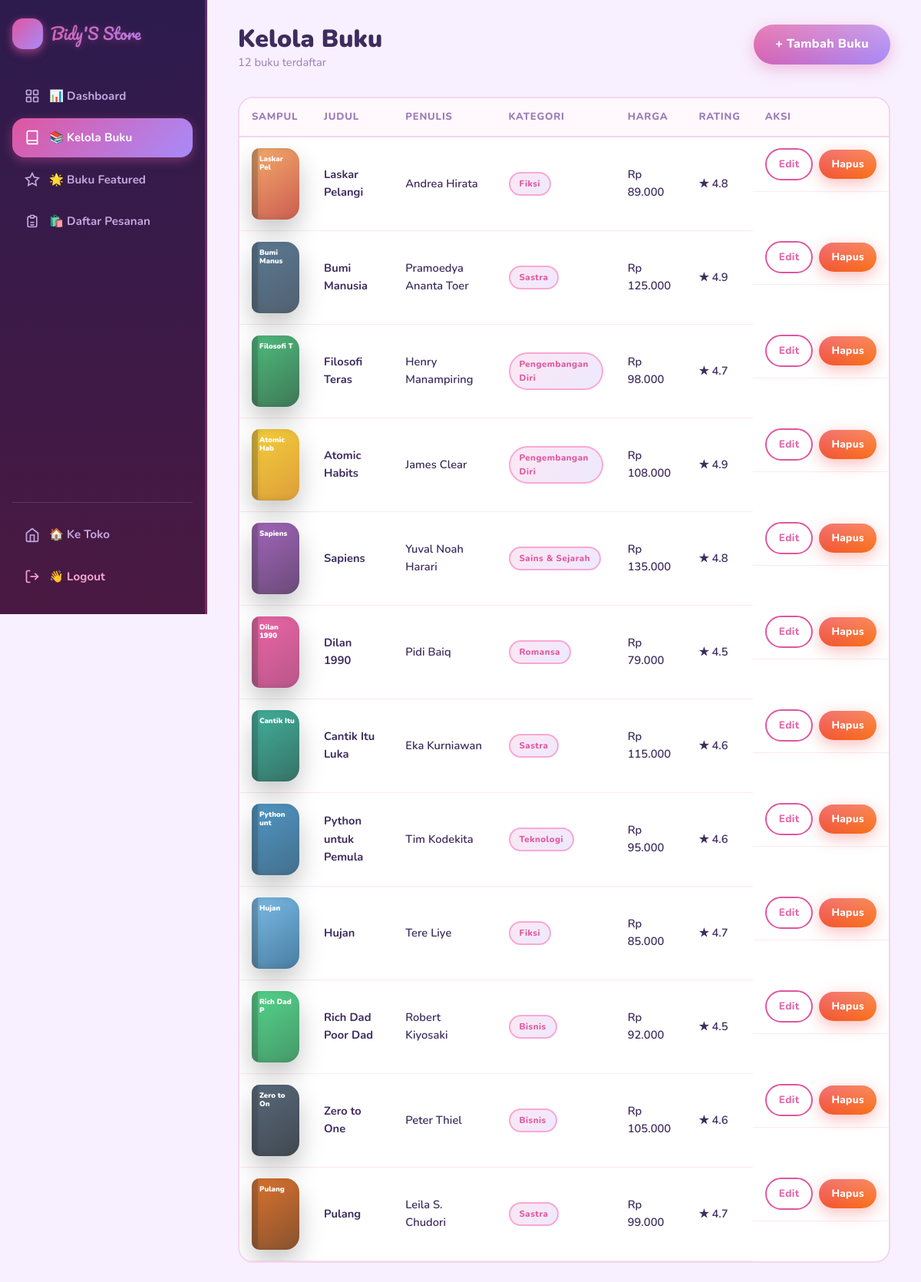
Screenshot of /admin/buku (signed in) with the database file from the repository.
### tables this page shows
CREATE TABLE books (
            id INTEGER PRIMARY KEY AUTOINCREMENT,
            title TEXT NOT NULL,
            author TEXT NOT NULL,
            category TEXT NOT NULL DEFAULT '',
            price INTEGER NOT NULL DEFAULT 0,
            rating REAL NOT NULL DEFAULT 0,
            pages INTEGER NOT NULL DEFAULT 0,
            c1 TEXT NOT NULL DEFAULT '#333',
            c2 TEXT NOT NULL DEFAULT '#111',
            description TEXT NOT NULL DEFAULT '',
            cover_image TEXT DEFAULT NULL,
            created_at TIMESTAMP DEFAULT CURRENT_TIMESTAMP
        );

### app.py (the view)
@app.route("/admin/buku")
@admin_required
def admin_books():
    books = get_all_books()
    return render_template("admin/books.html", books=books)

### app.py (called while the page is built)
def get_db():
    if "db" not in g:
        g.db = sqlite3.connect(DB_PATH)
        g.db.row_factory = sqlite3.Row
    return g.db

def rupiah(value):
    return "Rp " + f"{int(value):,}".replace(",", ".")

def get_all_books():
    db = get_db()
    return [dict(row) for row in db.execute("SELECT * FROM books ORDER BY id").fetchall()]

def get_categories():
    db = get_db()
    rows = db.execute("SELECT DISTINCT category FROM books ORDER BY category").fetchall()
    return [r["category"] for r in rows]

def get_cart():
    return session.setdefault("cart", {})

@app.context_processor
def inject_globals():
    return {
        "cart_count": sum(get_cart().values()),
        "categories": get_categories(),
        "is_admin": session.get("is_admin", False),
    }

def admin_required(f):
    @wraps(f)
    def decorated(*args, **kwargs):
        if not session.get("is_admin"):
            flash("Silakan login sebagai admin terlebih dahulu.", "error")
            return redirect(url_for("admin_login"))
        return f(*args, **kwargs)
    return decorated

### templates/admin/books.html (shortened to what this page needs)
{% extends "admin/base_admin.html" %}
{% block admin_content %}
<div class="admin-header">
  <div>
    <h1>Kelola Buku</h1>
    <p class="muted">{{ books|length }} buku terdaftar</p>
  </div>
  <a href="{{ url_for('admin_book_add') }}" class="btn">+ Tambah Buku</a>
</div>
<div class="admin-table-wrap">
  <table class="admin-table">
    <thead>
      <tr>
        <th>Sampul</th>
        <th>Judul</th>
        <th>Penulis</th>
        <th>Kategori</th>
        <th>Harga</th>
        <th>Rating</th>
        <th>Aksi</th>
      </tr>
    </thead>
    <tbody>
      {% for b in books %}
      <tr>
        <td>
          {% if b.cover_image %}
          <img src="{{ url_for('static', filename='uploads/' + b.cover_image) }}" alt="" class="table-cover-img">
          {% else %}
          <div class="cover mini table-cover" style="--c1: {{ b.c1 }}; --c2: {{ b.c2 }};"><span class="cover-title">{{ b.title[:10] }}</span></div>
          {% endif %}
        </td>
        <td><strong>{{ b.title }}</strong></td>
        <td>{{ b.author }}</td>
        <td><span class="pill pill-sm">{{ b.category }}</span></td>
        <td>{{ b.price|rupiah }}</td>
        <td>★ {{ b.rating }}</td>
        <td class="action-cell">
          <a href="{{ url_for('admin_book_edit', book_id=b.id) }}" class="btn btn-small btn-ghost">Edit</a>
          <form action="{{ url_for('admin_book_delete', book_id=b.id) }}" method="post" style="display:inline;" onsubmit="return confirm('Yakin ingin menghapus buku ini?');">
            <button class="btn btn-small btn-danger" type="submit">Hapus</button>
          </form>
        </td>
      </tr>
      {% endfor %}
    </tbody>
  </table>
</div>
{% endblock %}

### static/css/style.css (style rules this page uses)
:root { --bg: #fff9fd; --surface: #ffffff; --ink: #3d2c5e; --muted: #9b7cb8; --brand: #e056a0; --brand-dark: #c0397e; --brand-light: #fce4f3; --accent: #ff7eb3; --accent2: #a78bfa; --accent3: #34d399; --yellow: #fbbf24; --sky: #60a5fa; --line: #f3d6ee; --radius: 20px; --shadow: 0 10px 30px rgba(224, 86, 160, .15); --danger: #ef4444; --danger-bg: #fef2f2; }
* { box-sizing: border-box; margin: 0; padding: 0; }
html { scroll-behavior: smooth; }
body { font-family: "Nunito", system-ui, sans-serif; background: var(--bg); color: var(--ink); line-height: 1.6; background-image: radial-gradient(circle, #f9c8e8 1px, transparent 1px), radial-gradient(circle, #c4b5fd 1px, transparent 1px); background-size: 32px 32px, 64px 64px; background-position: 0 0, 16px 16px; }
a { color: inherit; text-decoration: none; }
h1, h2, h3 { font-family: "Nunito", sans-serif; font-weight: 900; line-height: 1.2; }
.muted { color: var(--muted); font-size: .92rem; }
.btn { display: inline-block; border: 0; cursor: pointer; font: inherit; font-weight: 800; background: linear-gradient(135deg, var(--brand), var(--accent2)); color: #fff; padding: 13px 28px; border-radius: 999px; transition: transform .2s, box-shadow .2s; box-shadow: 0 6px 20px rgba(224, 86, 160, .35); position: relative; overflow: hidden; letter-spacing: .02em; }
.btn::after { content: ''; position: absolute; inset: 0; background: linear-gradient(rgba(255,255,255,.25), transparent); pointer-events: none; }
.btn-ghost { background: transparent; color: var(--brand); border: 2.5px solid var(--brand); box-shadow: none; }
.btn-small { padding: 8px 16px; font-size: .85rem; }
.btn-danger { background: linear-gradient(135deg, #ef4444, #f97316); color: #fff; border: 0; box-shadow: 0 6px 20px rgba(239, 68, 68, .35); }
.pill { display: inline-block; background: linear-gradient(135deg, #fce7f3, #ede9fe); border: 2px solid #f9a8d4; color: var(--brand); font-size: .82rem; font-weight: 800; padding: 7px 18px; border-radius: 999px; letter-spacing: .04em; }
.pill-sm { font-size: .72rem; padding: 4px 12px; }
.cover { position: relative; display: flex; flex-direction: column; justify-content: space-between; aspect-ratio: 2 / 3; padding: 18px 16px 16px 22px; color: #fff; overflow: hidden; border-radius: 10px 18px 18px 10px; background: linear-gradient(145deg, var(--c1), var(--c2)); box-shadow: 0 16px 32px rgba(0, 0, 0, .22), inset 6px 0 10px rgba(0, 0, 0, .18); }
.cover::before { content: ""; position: absolute; inset: 0 auto 0 0; width: 8px; background: rgba(0, 0, 0, .2); }
.cover::after { content: ""; position: absolute; right: -40px; bottom: -40px; width: 150px; height: 150px; border-radius: 50%; background: rgba(255, 255, 255, .18); }
.cover-title { font-family: "Nunito", sans-serif; font-weight: 900; font-size: 1.2rem; line-height: 1.15; z-index: 1; }
.cover.mini { width: 62px; aspect-ratio: 2/3; padding: 8px 6px 6px 10px; }
.cover.mini .cover-title { font-size: .6rem; }
.admin-body { display: flex; min-height: 100vh; background: #f8f0ff; }
.admin-header { display: flex; justify-content: space-between; align-items: flex-start; gap: 20px; margin-bottom: 32px; flex-wrap: wrap; }
.admin-header h1 { font-size: 2rem; }
.admin-table-wrap { overflow-x: auto; border-radius: 20px; border: 2px solid var(--line); background: #fff; }
.admin-table { width: 100%; border-collapse: collapse; }
.admin-table th { text-align: left; padding: 14px 16px; font-size: .82rem; font-weight: 800; text-transform: uppercase; letter-spacing: .06em; color: var(--muted); background: #fff8fd; border-bottom: 2px solid var(--line); }
.admin-table td { padding: 14px 16px; border-bottom: 1px solid #fce7f3; font-size: .92rem; vertical-align: middle; font-weight: 600; }
.action-cell { display: flex; gap: 8px; align-items: center; }
.table-cover { flex-shrink: 0; }

### rows the page displays
books: title "Laskar Pel", title "Laskar Pelangi", author "Andrea Hirata", category "Fiksi", price|rupiah "Rp 89.000", rating "4.8"
books: title "Bumi Manus", title "Bumi Manusia", author "Pramoedya Ananta Toer", category "Sastra", price|rupiah "Rp 125.000", rating "4.9"
books: title "Filosofi T", title "Filosofi Teras", author "Henry Manampiring", category "Pengembangan Diri", price|rupiah "Rp 98.000", rating "4.7"
books: title "Atomic Hab", title "Atomic Habits", author "James Clear", category "Pengembangan Diri", price|rupiah "Rp 108.000", rating "4.9"
books: title "Sapiens", author "Yuval Noah Harari", category "Sains & Sejarah", price|rupiah "Rp 135.000", rating "4.8"
books: title "Dilan 1990", author "Pidi Baiq", category "Romansa", price|rupiah "Rp 79.000", rating "4.5"
books: title "Cantik Itu", title "Cantik Itu Luka", author "Eka Kurniawan", category "Sastra", price|rupiah "Rp 115.000", rating "4.6"
books: title "Python unt", title "Python untuk Pemula", author "Tim Kodekita", category "Teknologi", price|rupiah "Rp 95.000", rating "4.6"
books: title "Hujan", author "Tere Liye", category "Fiksi", price|rupiah "Rp 85.000", rating "4.7"
books: title "Rich Dad P", title "Rich Dad Poor Dad", author "Robert Kiyosaki", category "Bisnis", price|rupiah "Rp 92.000", rating "4.5"
books: title "Zero to On", title "Zero to One", author "Peter Thiel", category "Bisnis", price|rupiah "Rp 105.000", rating "4.6"
books: title "Pulang", author "Leila S. Chudori", category "Sastra", price|rupiah "Rp 99.000", rating "4.7"

### other values shown
{{ books|length }} "12"
